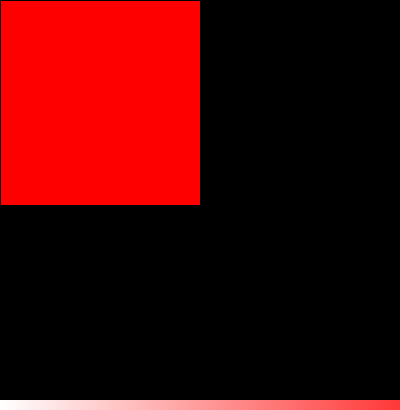
Frame 1 (no input)
Frame 60 (the mouse pressed at the canvas centre just before this capture): identical to frame 1, image omitted
Frame 120 (the mouse held since frame 60 and released just before this capture): identical to frame 1, image omitted

The Processing sketch that drew this single still picture (run headless with seeded random() and noise(); from frame 60 on, the mouse is pressed at the canvas centre):

// Processing sketch: processing_5865
// ── processing_5865.pde

void setup() {
  size(400,410);
}

void draw() {
  background(0);
  stroke(0);
  
  if (mouseX <= (width / 2) && mouseY <= (height / 2)) {
    fill(255, 0, 0);
    rect(0, 0, width / 2, height / 2);
  }
  
  if (mouseX > (width / 2) && mouseY <= (height / 2)) {
    fill(0, 255, 0);
    rect(width / 2, 0, width / 2, height / 2);
  }
  
  if (mouseX <= (width / 2) && mouseY > (height / 2)) {
    fill(0, 0, 255);
    rect(0, height / 2, width / 2, height / 2);
  }
  
  if (mouseX > (width / 2) && mouseY > (height / 2)) {
    fill(255, 255, 0);
    rect(width / 2, height / 2, width / 2, height / 2);
  }
  
  for (int i = 0; i < 256; i++) {
    fill(255, 255 - i, 255 - i);
    noStroke();
    rect(i + (i * 1), height - 10, 2, 10);
  }
} 
